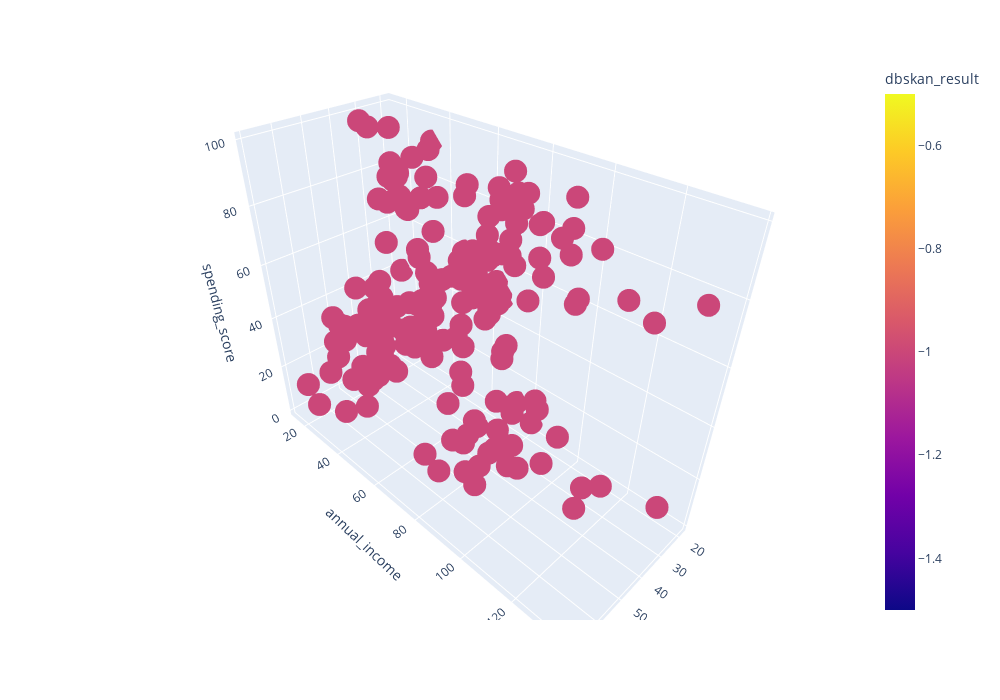

The notebook cell saved with this chart:
### Code cell
# Задание 10.1
dbscan = DBSCAN()
dbskan_pred = dbscan.fit_predict(X)
df['dbskan_result'] = dbskan_pred
get_3d_visualization(df, 'dbskan_result')

### Figure 1 — Plotly figure (JSON) as saved in the notebook; plotly's stock layout.template omitted (floating-point values rounded to 4 significant figures; data arrays with more than 128 entries replaced by an {"elided": "..."} marker saying what was removed)
{"data": [{"hovertemplate": "age=%{x}<br>annual_income=%{y}<br>spending_score=%{z}<br>dbskan_result=%{marker.color}<extra></extra>", "legendgroup": "", "marker": {"color": {"elided": "200 int values"}, "coloraxis": "coloraxis", "symbol": "circle"}, "mode": "markers", "name": "", "scene": "scene", "showlegend": false, "type": "scatter3d", "x": {"elided": "200 int values"}, "y": {"elided": "200 int values"}, "z": {"elided": "200 int values"}}], "layout": {"coloraxis": {"colorbar": {"title": {"text": "dbskan_result"}}, "colorscale": [[0, "#0d0887"], [0.1111, "#46039f"], [0.2222, "#7201a8"], [0.3333, "#9c179e"], [0.4444, "#bd3786"], [0.5556, "#d8576b"], [0.6667, "#ed7953"], [0.7778, "#fb9f3a"], [0.8889, "#fdca26"], [1, "#f0f921"]]}, "height": 700, "legend": {"tracegroupgap": 0}, "margin": {"t": 60}, "scene": {"domain": {"x": [0, 1], "y": [0, 1]}, "xaxis": {"title": {"text": "age"}}, "yaxis": {"title": {"text": "annual_income"}}, "zaxis": {"title": {"text": "spending_score"}}}, "width": 1000}}
